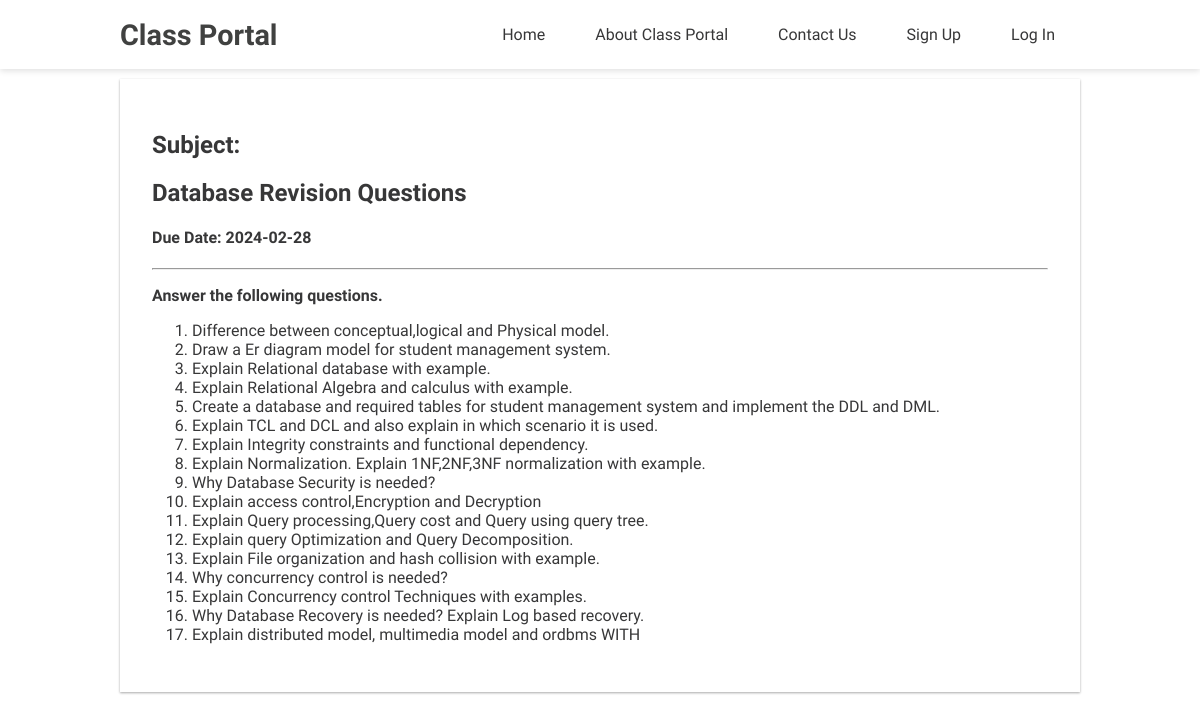
/view.php?id=2, run on an earlier commit of the app's database.
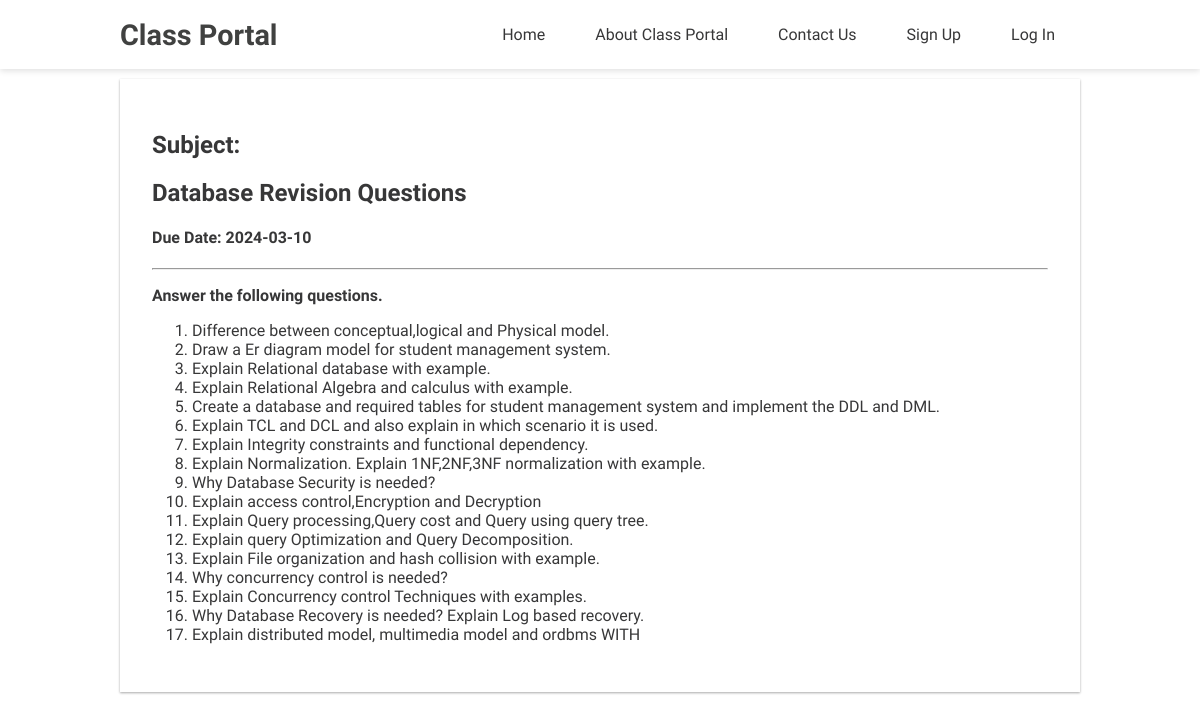
And on a later commit of the database.
### tables this page shows
CREATE TABLE `assignment` (
  `id` int(100) NOT NULL,
  `teacher` varchar(100) DEFAULT NULL,
  `subject` varchar(100) DEFAULT NULL,
  `title` varchar(100) NOT NULL,
  `description` varchar(30000) NOT NULL,
  `duedate` varchar(100) NOT NULL,
  `user_role` int(10) NOT NULL
);

### view.php (the view, shortened to what this page needs)
<?php
include("config/db.php");
include("include/header.php");
?>
<div class="container">
    <?php
    $id = $_GET['id'];
    $sql = "SELECT * FROM assignment WHERE id = '$id'";
    $result = mysqli_query($conn, $sql) or die('Error');
    if (mysqli_num_rows($result) > 0) {
        while ($row = mysqli_fetch_assoc($result)) {
            $subject = $row['Subject'];
            $title = $row['title'];
            $duedate = $row['duedate'];
            $description = $row['description'];
    ?>
            <div class="assignment-card" id="data">
                <h2>Subject: <?php echo $subject; ?></h2>
                <h2><?php echo $title; ?></h2>
                <h4>Due Date: <?php echo $duedate; ?></h4>
                <hr>
                <div><?php echo $description; ?></div>
            </div>
    <?php
        }
    } else {
        $error = 'No assignments';
    }
    ?>
</div>

### include/header.php (shortened to what this page needs)
<!DOCTYPE html>
<html lang="en">
<head>
    <link rel="stylesheet" href="./css/main.css">
</head>
<body>
    <header>
        <div class="container">
            <div class="nav-items">
                <a href="index.php" class="brand">Class Portal</a href="index.php">
                <ul>
                    <li><a href='index.php'>Home</a></li>
                    <li><a href='about.php'>About Class Portal</a></li>
                    <li><a href='contact_us.php'>Contact Us</a></li>
                    <?php
                        if (isset($_SESSION['username'])):
                    ?>
                        <li><a href='dashboard.php'>Dashboard</a></li>
                        <li><a href='logout.php'>Log Out</a></li>
                    <?php else: ?>
                        <li><a href='register.php'>Sign Up</a></li>
                        <li><a href='login.php'>Log In</a></li>
                    <?php endif ?>
                </ul>
            </div>
        </div>
    </header>

### css/main.css (style rules this page uses)
html, body { margin: 0; padding: 0; color: #373738; background: #fff; font-family: 'Varela Round', sans-serif; scroll-behavior: smooth; }
a { text-decoration: none; }
.container { width: 80%; margin: 0 auto; }
header { display: block; background: #fff; box-shadow: 0 2px 6px 0 rgba(0,0,0,0.12); position: relative; left: 0; right: 0; top: 0; width: 100%; z-index: 100; }
.nav-items { display: flex; margin: auto; flex-direction: row; align-items: center; justify-content: flex-start; }
.nav-items .brand { color: #404140; font-size: 1.8em; font-weight: 700; }
.nav-items ul { list-style-type: none; display: flex; margin: 0 0 0 auto; flex-direction: row; }
.nav-items ul li a { display: inline-block; text-decoration: none; margin: 0; padding: 25px; color: #373738; font-size: 1em; white-space: nowrap; }
.assignment-card { padding: 2em; margin-top: 10px; background-color: #fff; box-shadow: 0 1px 3px rgba(0,0,0,0.12), 0 1px 2px rgba(0,0,0,0.24); transition: all .3s ease-in-out; }

What changed in the data, as far as the page shows it:
changed assignment "Database Revision Questions": duedate "2024-02-28" → "2024-03-10"
